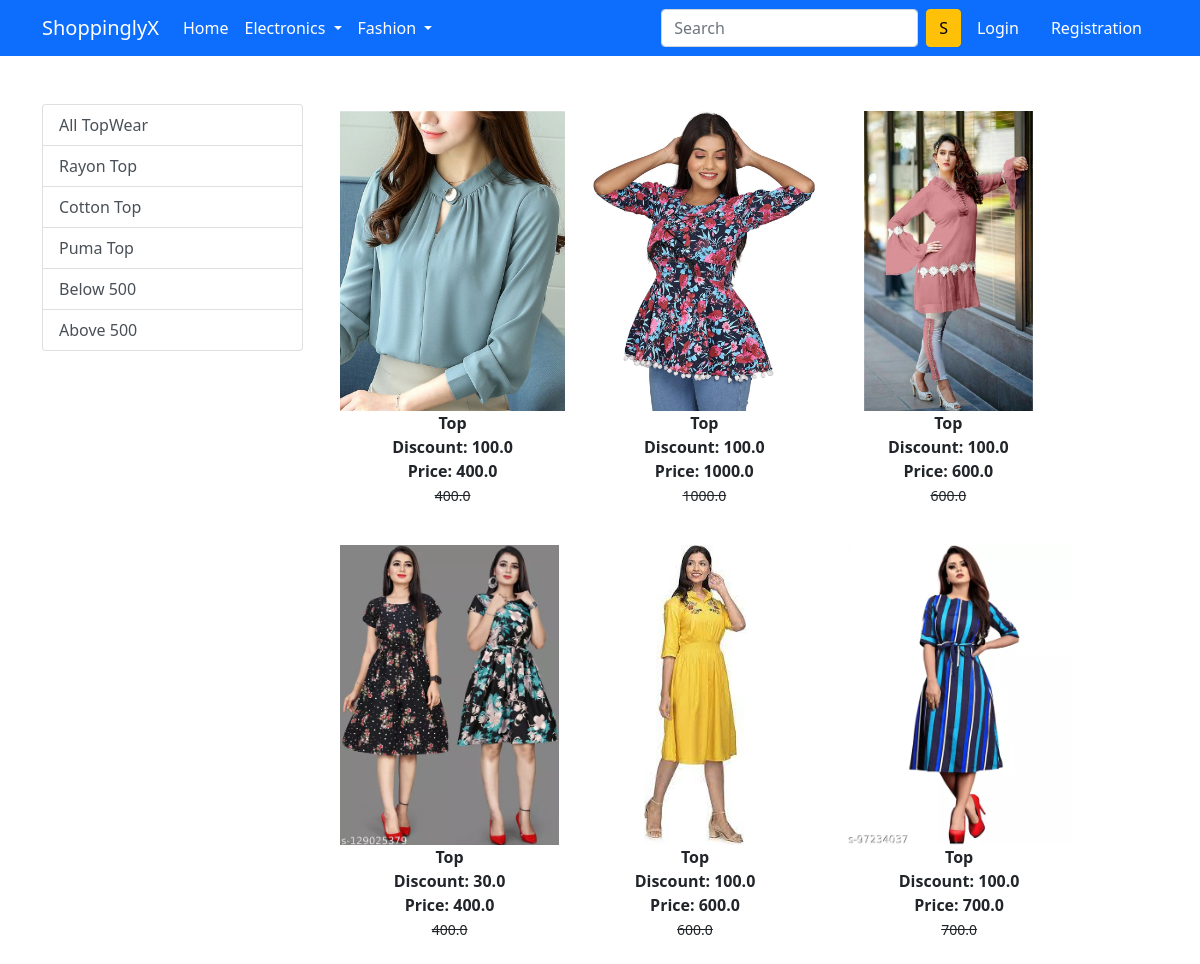
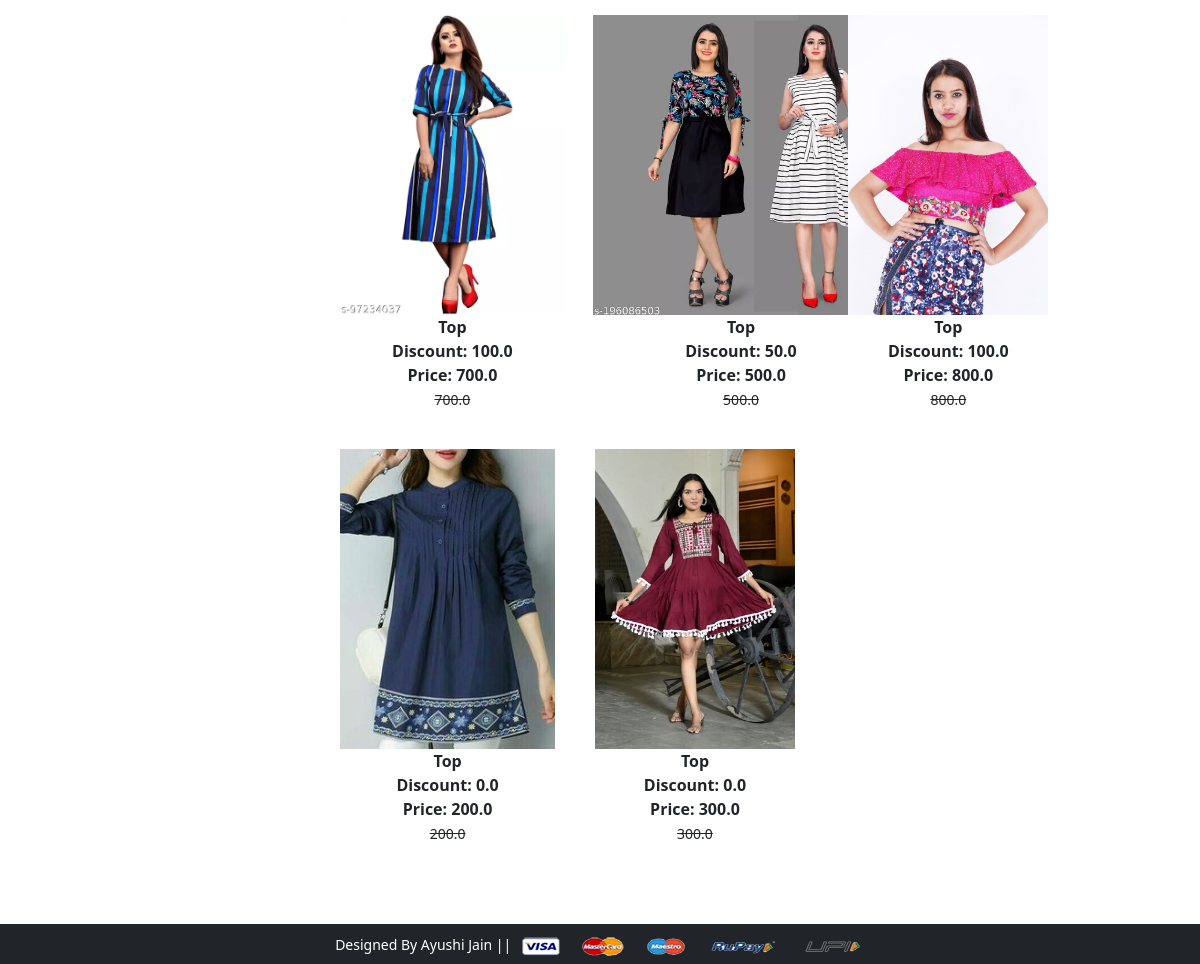
Screenshot of /topwear/ with the database file from the repository (2 pictures, top to bottom).
### app/models.py (models this page shows, shortened)
class Product(models.Model):
    title=models.CharField(max_length=100)
    selling_price=models.FloatField()
    discounted_price=models.FloatField()
    description=models.TextField()
    brand=models.CharField(max_length=100)
    category=models.CharField(choices=CATEGORY_CHOICES,max_length=2)
    product_image=models.ImageField(upload_to='productimg')

### app/views.py (the view)
# urls.py: path('topwear/', views.Topwear, name='topwear'),
def Topwear(request, data=None):
    totalitem=0
    if data == None:
        top=Product.objects.filter(category='TW')
    elif data=='Puma' or data=='Rayon' or data=='cotton':
        top=Product.objects.filter(category='TW').filter(brand=data)
    elif data=='below':
        top=Product.objects.filter(category='TW').filter(selling_price__lt=500)
    elif data=='above':
        top=Product.objects.filter(category='TW').filter(selling_price__gt=500)
    if request.user.is_authenticated:
        totalitem=len(Cart.objects.filter(user=request.user))
    return render(request, 'app/topwear.html',{'top':top,'totalitem':totalitem})

### app/templates/app/topwear.html (shortened to what this page needs)
{% extends 'app/base.html' %}
{% load static %}
{% block main-content %}
<div class="container my-5">
 <div class="row">
  <div class="col-sm-3">
   <div class='list-group'>
    <a href="{% url 'topwear' %}" class="list-group-item list-group-item-action" aria-current="true">All TopWear</a>
    <a href="{% url 'topdata' 'Rayon' %}" class="list-group-item list-group-item-action" aria-current="true">Rayon Top</a>
    <a href="{% url 'topdata' 'cotton' %}" class="list-group-item list-group-item-action" aria-current="true">Cotton Top</a>
    <a href="{% url 'topdata' 'Puma' %}" class="list-group-item list-group-item-action" aria-current="true">Puma Top</a>
    <a href="{% url 'topdata' 'below' %}" class="list-group-item list-group-item-action" aria-current="true">Below 500</a>
    <a href="{% url 'topdata' 'above' %}" class="list-group-item list-group-item-action" aria-current="true">Above 500</a>
   </div>
</div>
  <div class="col-sm-8">
    <div class="row">
        {% for t in top %}
        <div class="col-sm-4 text-center mb-4">
            <a href="{% url 'product-detail' t.id %}" class="btn">
            <div class="item">
               <img src="{{t.product_image.url}}" alt="" height="300" class="">
               <div class="fw-bold">{{t.title}}</div>
               <div class="fw-bold">Discount: {{t.discounted_price}}</div>
               <div class="fw-bold">Price: {{t.selling_price}}</div>
               <small class="fw-light text-decoration-line-through"> {{t.selling_price}}</small>
            </div>
        </a>
        </div>
    {% endfor %}
    </div>
  </div>
 </div>
</div>
{% endblock main-content %}

### rows the page displays
Product: product_image (picture), title "Top", discounted_price "100.0", selling_price "400.0"
Product: product_image (picture), title "Top", discounted_price "100.0", selling_price "1000.0"
Product: product_image (picture), title "Top", discounted_price "100.0", selling_price "600.0"
Product: product_image (picture), title "Top", discounted_price "30.0", selling_price "400.0"
Product: product_image (picture), title "Top", discounted_price "100.0", selling_price "600.0"
Product: product_image (picture), title "Top", discounted_price "100.0", selling_price "700.0"
Product: product_image (picture), title "Top", discounted_price "100.0", selling_price "700.0"
Product: product_image (picture), title "Top", discounted_price "50.0", selling_price "500.0"
Product: product_image (picture), title "Top", discounted_price "100.0", selling_price "800.0"
Product: product_image (picture), title "Top", discounted_price "0.0", selling_price "200.0"
Product: product_image (picture), title "Top", discounted_price "0.0", selling_price "300.0"
